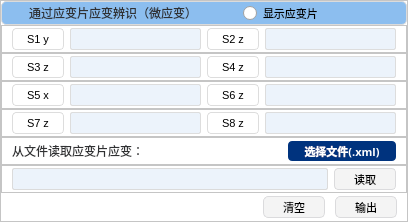
          <widget class="QFrame" name="frame_clip">
           <property name="minimumSize">
            <size>
             <width>0</width>
             <height>222</height>
            </size>
           </property>
           <property name="maximumSize">
            <size>
             <width>16777215</width>
             <height>222</height>
            </size>
           </property>
           <property name="styleSheet">
            <string notr="true">#frame_clip{
	background: #FFFFFF;
	border-radius: 5px 5px 0px 0px;
	border: 1px solid #DBDBDB;
}
QFrame{
	background-color: rgb(255, 255, 255);
}</string>
           </property>
           <property name="frameShape">
            <enum>QFrame::StyledPanel</enum>
           </property>
           <property name="frameShadow">
            <enum>QFrame::Raised</enum>
           </property>
           <layout class="QVBoxLayout" name="verticalLayout_clip">
            <property name="spacing">
             <number>0</number>
            </property>
            <property name="leftMargin">
             <number>0</number>
            </property>
            <property name="topMargin">
             <number>0</number>
            </property>
            <property name="rightMargin">
             <number>0</number>
            </property>
            <property name="bottomMargin">
             <number>0</number>
            </property>
            <item>
             <widget class="QFrame" name="frame_clip_title">
              <property name="sizePolicy">
               <sizepolicy hsizetype="Preferred" vsizetype="Preferred">
                <horstretch>0</horstretch>
                <verstretch>0</verstretch>
               </sizepolicy>
              </property>
              <property name="maximumSize">
               <size>
                <width>16777215</width>
                <height>24</height>
               </size>
              </property>
              <property name="styleSheet">
               <string notr="true">#frame_clip_title{
	background: radial-gradient, #8CBEEF;
	border-radius: 5px 5px 0px 0px;
	border: 1px solid #DBDBDB;
}
#frame_10{
	background: radial-gradient, #8CBEEF;
	border-radius: 5px 5px 0px 0px;
	border: none;
}
QLabel{
	font-weight: 400;
	font-size: 12px;
	color: #303133;
	text-align: left;
	font-style: normal;
	text-transform: none;
	background-color: rgb(140, 190, 239);
	border-radius: 5px 5px 0px 0px;
	border: none;
}
QPushButton{
	background-color: rgb(140, 190, 239);
	border-radius: 5px 5px 0px 0px;
	border: none;
}
QRadioButton{
	border: none;
	background: radial-gradient( #ECECED 0%, #FFFFFF 100%);
	border-radius: 4px 4px 4px 4px;
}</string>
              </property>
              <property name="frameShape">
               <enum>QFrame::StyledPanel</enum>
              </property>
              <property name="frameShadow">
               <enum>QFrame::Raised</enum>
              </property>
              <layout class="QHBoxLayout" name="horizontalLayout_clip_title">
               <property name="spacing">
                <number>6</number>
               </property>
               <property name="leftMargin">
                <number>6</number>
               </property>
               <property name="topMargin">
                <number>0</number>
               </property>
               <property name="rightMargin">
                <number>10</number>
               </property>
               <property name="bottomMargin">
                <number>0</number>
               </property>
               <item>
                <widget class="QFrame" name="frame_10">
                 <property name="frameShape">
                  <enum>QFrame::StyledPanel</enum>
                 </property>
                 <property name="frameShadow">
                  <enum>QFrame::Raised</enum>
                 </property>
                 <layout class="QHBoxLayout" name="horizontalLayout_10">
                  <property name="spacing">
                   <number>6</number>
                  </property>
                  <property name="leftMargin">
                   <number>0</number>
                  </property>
                  <property name="topMargin">
                   <number>0</number>
                  </property>
                  <property name="rightMargin">
                   <number>0</number>
                  </property>
                  <property name="bottomMargin">
                   <number>0</number>
                  </property>
                  <item>
                   <widget class="QLabel" name="label_10">
                    <property name="minimumSize">
                     <size>
                      <width>15</width>
                      <height>15</height>
                     </size>
                    </property>
                    <property name="maximumSize">
                     <size>
                      <width>15</width>
                      <height>15</height>
                     </size>
                    </property>
                    <property name="text">
                     <string/>
                    </property>
                    <property name="pixmap">
                     <pixmap resource="res.qrc">:/icons/icon_01.png</pixmap>
                    </property>
                    <property name="scaledContents">
                     <bool>true</bool>
                    </property>
                   </widget>
                  </item>
                  <item>
                   <widget class="QLabel" name="label_100">
                    <property name="font">
                     <font>
                      <family>黑体</family>
                      <pointsize>-1</pointsize>
                      <weight>50</weight>
                      <italic>false</italic>
                      <bold>false</bold>
                     </font>
                    </property>
                    <property name="text">
                     <string>通过应变片应变辨识（微应变）</string>
                    </property>
                   </widget>
                  </item>
                 </layout>
                </widget>
               </item>
               <item>
                <spacer name="horizontalSpacer_clip_10">
                 <property name="orientation">
                  <enum>Qt::Horizontal</enum>
                 </property>
                 <property name="sizeHint" stdset="0">
                  <size>
                   <width>40</width>
                   <height>20</height>
                  </size>
                 </property>
                </spacer>
               </item>
               <item>
                <widget class="QRadioButton" name="radioButton">
                 <property name="font">
                  <font>
                   <family>黑体</family>
                   <pointsize>8</pointsize>
                  </font>
                 </property>
                 <property name="text">
                  <string>显示应变片</string>
                 </property>
                </widget>
               </item>
               <item>
                <spacer name="horizontalSpacer_clip_about">
                 <property name="orientation">
                  <enum>Qt::Horizontal</enum>
                 </property>
                 <property name="sizeHint" stdset="0">
                  <size>
                   <width>40</width>
                   <height>20</height>
                  </size>
                 </property>
                </spacer>
               </item>
               <item>
                <widget class="QPushButton" name="pushButton_10">
                 <property name="font">
                  <font>
                   <family>Arial</family>
                   <pointsize>8</pointsize>
                  </font>
                 </property>
                 <property name="text">
                  <string/>
                 </property>
                 <property name="icon">
                  <iconset resource="res.qrc">
                   <normaloff>:/icons/icon_about.png</normaloff>:/icons/icon_about.png</iconset>
                 </property>
                </widget>
               </item>
              </layout>
             </widget>
            </item>
            <item>
             <widget class="QFrame" name="frame_clip_input_1">
              <property name="styleSheet">
               <string notr="true">QPushButton{
	width: 50px;
	height: 20px;
	background: #FFFFFF;
	border-radius: 4px 4px 4px 4px;
	border: 1px solid #DDDDDD;
}
QLineEdit{
	width: 125px;
	height: 20px;
	background: #ECF3FB;
	border-radius: 2px 2px 2px 2px;
	border: 1px solid #DDDDDD;
}</string>
              </property>
              <property name="frameShape">
               <enum>QFrame::StyledPanel</enum>
              </property>
              <property name="frameShadow">
               <enum>QFrame::Raised</enum>
              </property>
              <layout class="QHBoxLayout" name="horizontalLayout_clip_input_1">
               <property name="spacing">
                <number>6</number>
               </property>
               <property name="leftMargin">
                <number>10</number>
               </property>
               <property name="topMargin">
                <number>0</number>
               </property>
               <property name="rightMargin">
                <number>10</number>
               </property>
               <property name="bottomMargin">
                <number>0</number>
               </property>
               <item>
                <widget class="QPushButton" name="pushButton_11">
                 <property name="font">
                  <font>
                   <family>Arial</family>
                   <pointsize>8</pointsize>
                  </font>
                 </property>
                 <property name="text">
                  <string>S1 y</string>
                 </property>
                 <property name="default">
                  <bool>false</bool>
                 </property>
                 <property name="flat">
                  <bool>false</bool>
                 </property>
                </widget>
               </item>
               <item>
                <widget class="QLineEdit" name="lineEdit_11">
                 <property name="styleSheet">
                  <string notr="true">QlineEdit {
	background-color: rgb(236, 243, 251);
	selection-color: rgb(236, 243, 251);
}</string>
                 </property>
                </widget>
               </item>
               <item>
                <widget class="QPushButton" name="pushButton_12">
                 <property name="font">
                  <font>
                   <family>Arial</family>
                   <pointsize>8</pointsize>
                  </font>
                 </property>
                 <property name="text">
                  <string>S2 z</string>
                 </property>
                </widget>
               </item>
               <item>
                <widget class="QLineEdit" name="lineEdit_12"/>
               </item>
              </layout>
             </widget>
            </item>
            <item>
             <widget class="QFrame" name="frame_clip_input_2">
              <property name="styleSheet">
               <string notr="true">QPushButton{
	width: 50px;
	height: 20px;
	background: #FFFFFF;
	border-radius: 4px 4px 4px 4px;
	border: 1px solid #DDDDDD;
}
QLineEdit{
	width: 125px;
	height: 20px;
	background: #ECF3FB;
	border-radius: 2px 2px 2px 2px;
	border: 1px solid #DDDDDD;
}</string>
              </property>
              <property name="frameShape">
               <enum>QFrame::StyledPanel</enum>
              </property>
              <property name="frameShadow">
               <enum>QFrame::Raised</enum>
              </property>
              <layout class="QHBoxLayout" name="horizontalLayout_clip_input_2">
               <property name="spacing">
                <number>6</number>
               </property>
               <property name="leftMargin">
                <number>10</number>
               </property>
               <property name="topMargin">
                <number>0</number>
               </property>
               <property name="rightMargin">
                <number>10</number>
               </property>
               <property name="bottomMargin">
                <number>0</number>
               </property>
               <item>
                <widget class="QPushButton" name="pushButton_13">
                 <property name="font">
                  <font>
                   <family>Arial</family>
                   <pointsize>8</pointsize>
                  </font>
                 </property>
                 <property name="text">
                  <string>S3 z</string>
                 </property>
                </widget>
               </item>
               <item>
                <widget class="QLineEdit" name="lineEdit_13"/>
               </item>
               <item>
                <widget class="QPushButton" name="pushButton_14">
                 <property name="font">
                  <font>
                   <family>Arial</family>
                   <pointsize>8</pointsize>
                  </font>
                 </property>
                 <property name="text">
                  <string>S4 z</string>
                 </property>
                </widget>
               </item>
               <item>
                <widget class="QLineEdit" name="lineEdit_14"/>
               </item>
              </layout>
             </widget>
            </item>
            <item>
             <widget class="QFrame" name="frame_clip_input_3">
              <property name="styleSheet">
               <string notr="true">QPushButton{
	width: 50px;
	height: 20px;
	background: #FFFFFF;
	border-radius: 4px 4px 4px 4px;
	border: 1px solid #DDDDDD;
}
QLineEdit{
	width: 125px;
	height: 20px;
	background: #ECF3FB;
	border-radius: 2px 2px 2px 2px;
	border: 1px solid #DDDDDD;
}</string>
              </property>
              <property name="frameShape">
               <enum>QFrame::StyledPanel</enum>
              </property>
              <property name="frameShadow">
               <enum>QFrame::Raised</enum>
              </property>
              <layout class="QHBoxLayout" name="horizontalLayout_clip_input_3">
               <property name="spacing">
                <number>6</number>
               </property>
               <property name="leftMargin">
                <number>10</number>
               </property>
               <property name="topMargin">
                <number>0</number>
               </property>
               <property name="rightMargin">
                <number>10</number>
               </property>
               <property name="bottomMargin">
                <number>0</number>
               </property>
               <item>
                <widget class="QPushButton" name="pushButton_15">
                 <property name="font">
                  <font>
                   <family>Arial</family>
                   <pointsize>8</pointsize>
                  </font>
                 </property>
                 <property name="text">
                  <string>S5 x</string>
                 </property>
                </widget>
               </item>
               <item>
                <widget class="QLineEdit" name="lineEdit_15"/>
               </item>
               <item>
                <widget class="QPushButton" name="pushButton_16">
                 <property name="font">
                  <font>
                   <family>Arial</family>
                   <pointsize>8</pointsize>
                  </font>
                 </property>
                 <property name="text">
                  <string>S6 z</string>
                 </property>
                </widget>
               </item>
               <item>
                <widget class="QLineEdit" name="lineEdit_16"/>
               </item>
              </layout>
             </widget>
            </item>
            <item>
             <widget class="QFrame" name="frame_clip_input_4">
              <property name="styleSheet">
               <string notr="true">QPushButton{
	width: 50px;
	height: 20px;
	background: #FFFFFF;
	border-radius: 4px 4px 4px 4px;
	border: 1px solid #DDDDDD;
}
QLineEdit{
	width: 125px;
	height: 20px;
	background: #ECF3FB;
	border-radius: 2px 2px 2px 2px;
	border: 1px solid #DDDDDD;
}</string>
              </property>
              <property name="frameShape">
               <enum>QFrame::StyledPanel</enum>
              </property>
              <property name="frameShadow">
               <enum>QFrame::Raised</enum>
              </property>
              <layout class="QHBoxLayout" name="horizontalLayout_clip_input_4">
               <property name="leftMargin">
                <number>10</number>
               </property>
               <property name="topMargin">
                <number>0</number>
               </property>
               <property name="rightMargin">
                <number>10</number>
               </property>
               <property name="bottomMargin">
                <number>0</number>
               </property>
               <item>
                <widget class="QPushButton" name="pushButton_17">
                 <property name="font">
                  <font>
                   <family>Arial</family>
                   <pointsize>8</pointsize>
                  </font>
                 </property>
                 <property name="text">
                  <string>S7 z</string>
                 </property>
                 <property name="default">
                  <bool>false</bool>
                 </property>
                 <property name="flat">
                  <bool>false</bool>
                 </property>
                </widget>
               </item>
               <item>
                <widget class="QLineEdit" name="lineEdit_17">
                 <property name="styleSheet">
                  <string notr="true">QlineEdit {
	background-color: rgb(236, 243, 251);
	selection-color: rgb(236, 243, 251);
}</string>
                 </property>
                </widget>
               </item>
               <item>
                <widget class="QPushButton" name="pushButton_18">
                 <property name="font">
                  <font>
                   <family>Arial</family>
                   <pointsize>8</pointsize>
                  </font>
                 </property>
                 <property name="text">
                  <string>S8 z</string>
                 </property>
                </widget>
               </item>
               <item>
                <widget class="QLineEdit" name="lineEdit_18"/>
               </item>
              </layout>
             </widget>
            </item>
            <item>
             <widget class="QFrame" name="frame_clip_file">
              <property name="styleSheet">
               <string notr="true">QLabel{
	font-weight: 400;
	font-size: 12px;
	color: #303133;
	text-align: left;
	font-style: normal;
	text-transform: none;
}
QPushButton {
	height: 20px;
	background: #00337E;
	border-radius: 4px 4px 4px 4px;
	color: rgb(255, 255, 255);
}</string>
              </property>
              <property name="frameShape">
               <enum>QFrame::StyledPanel</enum>
              </property>
              <property name="frameShadow">
               <enum>QFrame::Raised</enum>
              </property>
              <layout class="QHBoxLayout" name="horizontalLayout_clip_file">
               <property name="spacing">
                <number>6</number>
               </property>
               <property name="leftMargin">
                <number>10</number>
               </property>
               <property name="topMargin">
                <number>0</number>
               </property>
               <property name="rightMargin">
                <number>10</number>
               </property>
               <property name="bottomMargin">
                <number>0</number>
               </property>
               <item>
                <widget class="QLabel" name="label_101">
                 <property name="font">
                  <font>
                   <family>黑体</family>
                   <pointsize>-1</pointsize>
                   <weight>50</weight>
                   <italic>false</italic>
                   <bold>false</bold>
                  </font>
                 </property>
                 <property name="text">
                  <string>从文件读取应变片应变：</string>
                 </property>
                </widget>
               </item>
               <item>
                <spacer name="horizontalSpacer_clip_file">
                 <property name="orientation">
                  <enum>Qt::Horizontal</enum>
                 </property>
                 <property name="sizeHint" stdset="0">
                  <size>
                   <width>114</width>
                   <height>14</height>
                  </size>
                 </property>
                </spacer>
               </item>
               <item>
                <widget class="QPushButton" name="pushButton_101">
                 <property name="minimumSize">
                  <size>
                   <width>108</width>
                   <height>20</height>
                  </size>
                 </property>
                 <property name="maximumSize">
                  <size>
                   <width>108</width>
                   <height>20</height>
                  </size>
                 </property>
                 <property name="font">
                  <font>
                   <family>等线</family>
                   <pointsize>8</pointsize>
                   <weight>75</weight>
                   <italic>false</italic>
                   <bold>true</bold>
                  </font>
                 </property>
                 <property name="styleSheet">
                  <string notr="true"/>
                 </property>
                 <property name="text">
                  <string>选择文件(.xml)</string>
                 </property>
                </widget>
               </item>
              </layout>
             </widget>
            </item>
            <item>
             <widget class="QFrame" name="frame_clip_file_read">
              <property name="styleSheet">
               <string notr="true">QPushButton{
	width: 60px;
	height: 20px;
	background: qradialgradient(cx:0%, cy:0%, radius:100%, fx:50%, fy:50%, stop:0 #ECECED, stop:1 #FFFFFF);
	border-radius: 4px 4px 4px 4px;
	border: 1px solid #DBDBDD;
}
QLineEdit{
	height: 20px;
	background: #ECF3FB;
	border-radius: 2px 2px 2px 2px;
	border: 1px solid #DBDBDB;
}</string>
              </property>
              <property name="frameShape">
               <enum>QFrame::StyledPanel</enum>
              </property>
              <property name="frameShadow">
               <enum>QFrame::Raised</enum>
              </property>
              <layout class="QHBoxLayout" name="horizontalLayout_clip_file_read">
               <property name="spacing">
                <number>6</number>
               </property>
               <property name="leftMargin">
                <number>10</number>
               </property>
               <property name="topMargin">
                <number>0</number>
               </property>
               <property name="rightMargin">
                <number>10</number>
               </property>
               <property name="bottomMargin">
                <number>0</number>
               </property>
               <item>
                <widget class="QLineEdit" name="lineEdit_102"/>
               </item>
               <item>
                <widget class="QPushButton" name="pushButton_102">
                 <property name="font">
                  <font>
                   <family>黑体</family>
                   <pointsize>8</pointsize>
                   <weight>50</weight>
                   <bold>false</bold>
                  </font>
                 </property>
                 <property name="text">
                  <string>读取</string>
                 </property>
                </widget>
               </item>
              </layout>
             </widget>
            </item>
            <item>
             <widget class="QFrame" name="frame_clip_output">
              <property name="styleSheet">
               <string notr="true">QFrame{
	border-radius: 5px 5px 5px 5px;
	border: none;
}
QPushButton{
	width: 60px;
	height: 20px;
	background: qradialgradient(cx:0%, cy:0%, radius:100%, fx:50%, fy:50%, stop:0 #ECECED, stop:1 #FFFFFF);
	border-radius: 5px 5px 0px 0px;
	border: 1px solid #DBDBDD;
}</string>
              </property>
              <property name="frameShape">
               <enum>QFrame::StyledPanel</enum>
              </property>
              <property name="frameShadow">
               <enum>QFrame::Raised</enum>
              </property>
              <layout class="QHBoxLayout" name="horizontalLayout_clip_output">
               <property name="spacing">
                <number>10</number>
               </property>
               <property name="leftMargin">
                <number>10</number>
               </property>
               <property name="topMargin">
                <number>0</number>
               </property>
               <property name="rightMargin">
                <number>10</number>
               </property>
               <property name="bottomMargin">
                <number>0</number>
               </property>
               <item>
                <spacer name="horizontalSpacer_clip_output">
                 <property name="orientation">
                  <enum>Qt::Horizontal</enum>
                 </property>
                 <property name="sizeHint" stdset="0">
                  <size>
                   <width>40</width>
                   <height>20</height>
                  </size>
                 </property>
                </spacer>
               </item>
               <item>
                <widget class="QPushButton" name="pushButton_103">
                 <property name="font">
                  <font>
                   <family>黑体</family>
                   <pointsize>8</pointsize>
                  </font>
                 </property>
                 <property name="text">
                  <string>清空</string>
                 </property>
                </widget>
               </item>
               <item>
                <widget class="QPushButton" name="pushButton_100">
                 <property name="font">
                  <font>
                   <family>黑体</family>
                   <pointsize>8</pointsize>
                  </font>
                 </property>
                 <property name="text">
                  <string>输出</string>
                 </property>
                </widget>
               </item>
              </layout>
             </widget>
            </item>
           </layout>
           <zorder>frame_clip_file</zorder>
           <zorder>frame_clip_title</zorder>
           <zorder>frame_clip_input_1</zorder>
           <zorder>frame_clip_input_3</zorder>
           <zorder>frame_clip_file_read</zorder>
           <zorder>frame_clip_output</zorder>
           <zorder>frame_clip_input_2</zorder>
           <zorder>frame_clip_input_4</zorder>
          </widget>
